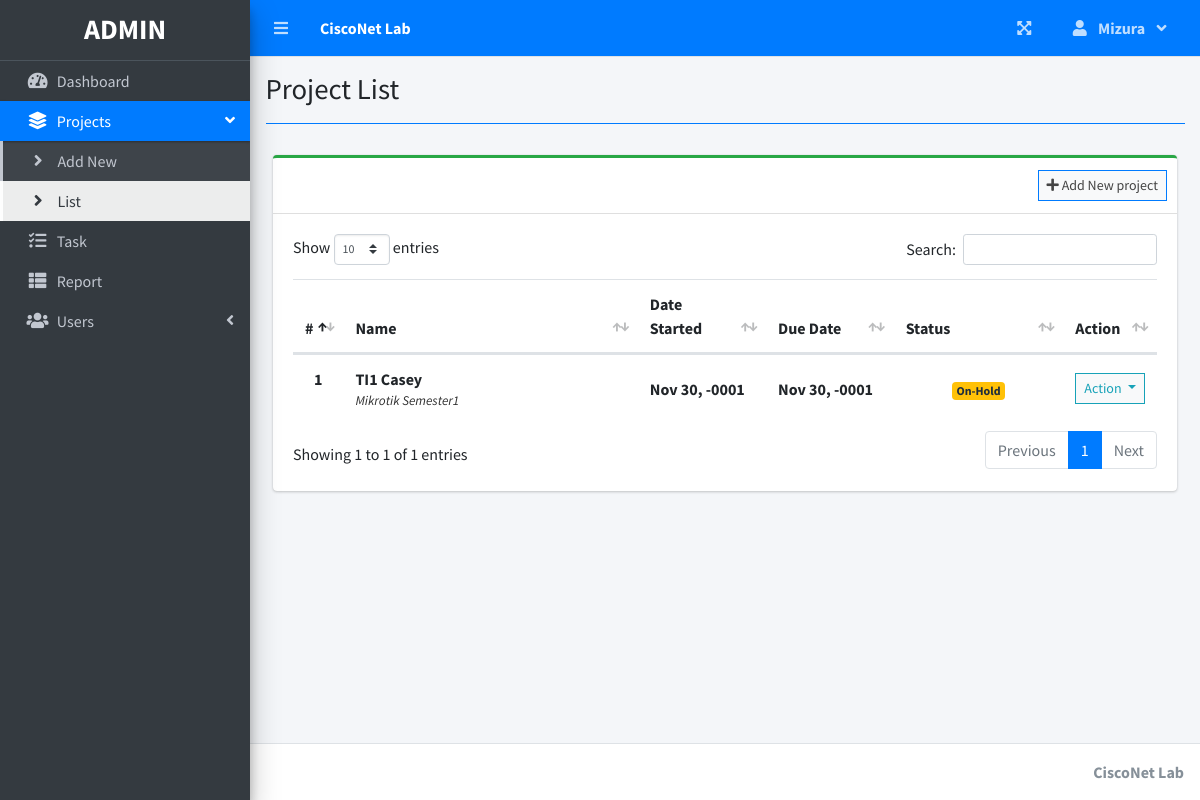
The app's page /index.php?page=project_list (signed in) with its own data.
### tables this page shows
CREATE TABLE `project_list` (
  `id` int(30) NOT NULL,
  `name` varchar(200) NOT NULL,
  `description` text NOT NULL,
  `status` tinyint(2) NOT NULL,
  `start_date` date NOT NULL,
  `end_date` date NOT NULL,
  `manager_id` int(30) NOT NULL,
  `user_ids` text NOT NULL,
  `date_created` datetime NOT NULL DEFAULT current_timestamp()
);

### project_list.php (the view, shortened to what this page needs)
<?php include'db_connect.php' ?>
<div class="col-lg-12">
	<div class="card card-outline card-success">
		<div class="card-header">
            <?php if($_SESSION['login_type'] != 3): ?>
			<div class="card-tools">
				<a class="btn btn-block btn-sm btn-default btn-flat border-primary" href="./index.php?page=new_project"><i class="fa fa-plus"></i> Add New project</a>
			</div>
            <?php endif; ?>
		</div>
		<div class="card-body">
			<table class="table tabe-hover table-condensed" id="list">
				<colgroup>
					<col width="5%">
					<col width="35%">
					<col width="15%">
					<col width="15%">
					<col width="20%">
					<col width="10%">
				</colgroup>
				<thead>
					<tr>
						<th class="text-center">#</th>
						<th>Name</th>
						<th>Date Started</th>
						<th>Due Date</th>
						<th>Status</th>
						<th>Action</th>
					</tr>
				</thead>
				<tbody>
					<?php
					$i = 1;
					$stat = array("Pending","Started","On-Progress","On-Hold","Over Due","Done");
					$where = "";
					$qry = $conn->query("SELECT * FROM project_list $where order by name asc");
					while($row= $qry->fetch_assoc()):
						$trans = get_html_translation_table(HTML_ENTITIES,ENT_QUOTES);
						unset($trans["\""], $trans["<"], $trans[">"], $trans["<h2"]);
						$desc = strtr(html_entity_decode($row['description']),$trans);
						$desc=str_replace(array("<li>","</li>"), array("",", "), $desc);
					?>
					<tr>
						<th class="text-center"><?php echo $i++ ?></th>
						<td>
							<p><b><?php echo ucwords($row['name']) ?></b></p>
							<p class="truncate"><?php echo strip_tags($desc) ?></p>
						</td>
						<td><b><?php echo date("M d, Y",strtotime($row['start_date'])) ?></b></td>
						<td><b><?php echo date("M d, Y",strtotime($row['end_date'])) ?></b></td>
						<td class="text-center">
							<?php
							  if($stat[$row['status']] =='Pending'){
							  	echo "<span class='badge badge-secondary'>{$stat[$row['status']]}</span>";
							  }elseif($stat[$row['status']] =='Started'){
							  	echo "<span class='badge badge-primary'>{$stat[$row['status']]}</span>";
							  }elseif($stat[$row['status']] =='On-Progress'){
							  	echo "<span class='badge badge-info'>{$stat[$row['status']]}</span>";
							  }elseif($stat[$row['status']] =='On-Hold'){
							  	echo "<span class='badge badge-warning'>{$stat[$row['status']]}</span>";
							  }elseif($stat[$row['status']] =='Over Due'){
							  	echo "<span class='badge badge-danger'>{$stat[$row['status']]}</span>";
							  }elseif($stat[$row['status']] =='Done'){
							  	echo "<span class='badge badge-success'>{$stat[$row['status']]}</span>";
							  }
							?>
						</td>
						<td class="text-center">
							<button type="button" class="btn btn-default btn-sm btn-flat border-info wave-effect text-info dropdown-toggle" data-toggle="dropdown" aria-expanded="true">
		                      Action
		                    </button>
						</td>
					</tr>
				<?php endwhile; ?>
				</tbody>
			</table>
		</div>
	</div>
</div>

### project_list.php (style rules this page uses)
table p { margin: unset !important; }
table td { vertical-align: middle !important }

### records on screen
project_list: name "TI1 Casey", description "Mikrotik Semester1", start_date "Nov 30, -0001", end_date "Nov 30, -0001", status "On-Hold"

### other values on screen
$_SESSION['system']['name'] "CiscoNet Lab"
$_SESSION['login_firstname'] "Mizura"
$title "Project List"
